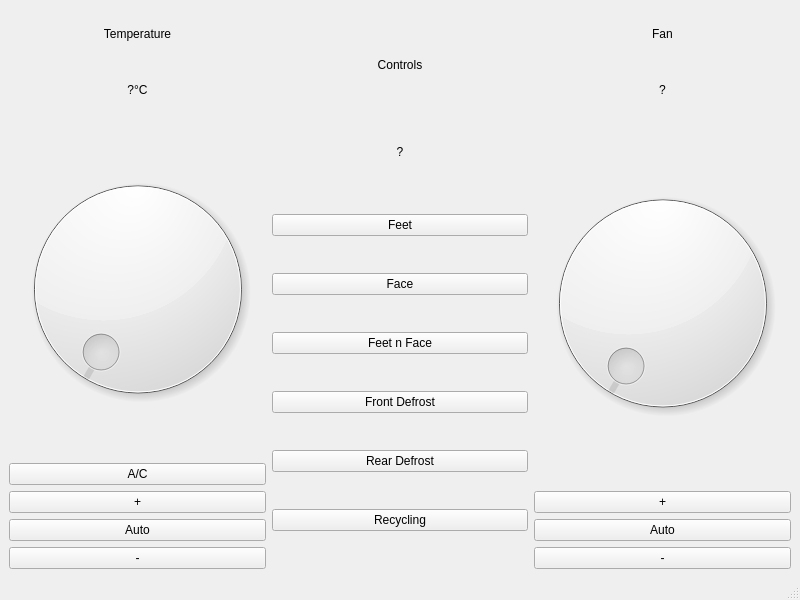
<?xml version="1.0" encoding="UTF-8"?>
<ui version="4.0">
 <class>MainWindow</class>
 <widget class="QMainWindow" name="MainWindow">
  <property name="geometry">
   <rect>
    <x>0</x>
    <y>0</y>
    <width>800</width>
    <height>600</height>
   </rect>
  </property>
  <property name="windowTitle">
   <string>MainWindow</string>
  </property>
  <widget class="QWidget" name="centralwidget">
   <property name="enabled">
    <bool>true</bool>
   </property>
   <layout class="QHBoxLayout" name="horizontalLayout">
    <item>
     <layout class="QVBoxLayout" name="verticalLayoutTemp">
      <item>
       <widget class="QLabel" name="tempLabel">
        <property name="maximumSize">
         <size>
          <width>100000</width>
          <height>50</height>
         </size>
        </property>
        <property name="frameShape">
         <enum>QFrame::NoFrame</enum>
        </property>
        <property name="text">
         <string>Temperature</string>
        </property>
        <property name="alignment">
         <set>Qt::AlignCenter</set>
        </property>
       </widget>
      </item>
      <item>
       <widget class="QLabel" name="tempValueLabel">
        <property name="maximumSize">
         <size>
          <width>100000</width>
          <height>50</height>
         </size>
        </property>
        <property name="frameShape">
         <enum>QFrame::NoFrame</enum>
        </property>
        <property name="text">
         <string>?°C</string>
        </property>
        <property name="alignment">
         <set>Qt::AlignCenter</set>
        </property>
       </widget>
      </item>
      <item>
       <widget class="QDial" name="tempDial">
        <property name="minimum">
         <number>0</number>
        </property>
        <property name="maximum">
         <number>30</number>
        </property>
        <property name="singleStep">
         <number>1</number>
        </property>
       </widget>
      </item>
      <item>
       <widget class="QPushButton" name="tempACButton">
        <property name="text">
         <string>A/C</string>
        </property>
       </widget>
      </item>
      <item>
       <widget class="QPushButton" name="tempPlusButton">
        <property name="text">
         <string>+</string>
        </property>
       </widget>
      </item>
      <item>
       <widget class="QPushButton" name="tempAutoButton">
        <property name="text">
         <string>Auto</string>
        </property>
       </widget>
      </item>
      <item>
       <widget class="QPushButton" name="tempMinusButton">
        <property name="text">
         <string>-</string>
        </property>
       </widget>
      </item>
     </layout>
    </item>
    <item>
     <layout class="QVBoxLayout" name="verticalLayoutControls">
      <item>
       <widget class="QLabel" name="airLabel">
        <property name="maximumSize">
         <size>
          <width>100000</width>
          <height>50</height>
         </size>
        </property>
        <property name="frameShape">
         <enum>QFrame::NoFrame</enum>
        </property>
        <property name="text">
         <string>Controls</string>
        </property>
        <property name="alignment">
         <set>Qt::AlignCenter</set>
        </property>
       </widget>
      </item>
      <item>
       <widget class="QLabel" name="airValueLabel">
        <property name="maximumSize">
         <size>
          <width>100000</width>
          <height>50</height>
         </size>
        </property>
        <property name="frameShape">
         <enum>QFrame::NoFrame</enum>
        </property>
        <property name="text">
         <string>?</string>
        </property>
        <property name="alignment">
         <set>Qt::AlignCenter</set>
        </property>
       </widget>
      </item>
      <item>
       <widget class="QPushButton" name="airFeetButton">
        <property name="text">
         <string>Feet</string>
        </property>
       </widget>
      </item>
      <item>
       <widget class="QPushButton" name="airFaceButton">
        <property name="text">
         <string>Face</string>
        </property>
       </widget>
      </item>
      <item>
       <widget class="QPushButton" name="airFeetFaceButton">
        <property name="text">
         <string>Feet n Face</string>
        </property>
       </widget>
      </item>
      <item>
       <widget class="QPushButton" name="airFrontDefrostButton">
        <property name="text">
         <string>Front Defrost</string>
        </property>
       </widget>
      </item>
      <item>
       <widget class="QPushButton" name="airRearDefrostButton">
        <property name="text">
         <string>Rear Defrost</string>
        </property>
       </widget>
      </item>
      <item>
       <widget class="QPushButton" name="airRecyclingButton">
        <property name="text">
         <string>Recycling</string>
        </property>
       </widget>
      </item>
     </layout>
    </item>
    <item>
     <layout class="QVBoxLayout" name="verticalLayoutFan">
      <item>
       <widget class="QLabel" name="fanLabel">
        <property name="maximumSize">
         <size>
          <width>100000</width>
          <height>50</height>
         </size>
        </property>
        <property name="frameShape">
         <enum>QFrame::NoFrame</enum>
        </property>
        <property name="text">
         <string>Fan</string>
        </property>
        <property name="alignment">
         <set>Qt::AlignCenter</set>
        </property>
       </widget>
      </item>
      <item>
       <widget class="QLabel" name="fanValueLabel">
        <property name="maximumSize">
         <size>
          <width>100000</width>
          <height>50</height>
         </size>
        </property>
        <property name="frameShape">
         <enum>QFrame::NoFrame</enum>
        </property>
        <property name="text">
         <string>?</string>
        </property>
        <property name="alignment">
         <set>Qt::AlignCenter</set>
        </property>
       </widget>
      </item>
      <item>
       <widget class="QDial" name="fanDial">
        <property name="minimum">
         <number>1</number>
        </property>
        <property name="maximum">
         <number>11</number>
        </property>
       </widget>
      </item>
      <item>
       <widget class="QPushButton" name="fanPlusButton">
        <property name="text">
         <string>+</string>
        </property>
       </widget>
      </item>
      <item>
       <widget class="QPushButton" name="fanAutoButton">
        <property name="text">
         <string>Auto</string>
        </property>
       </widget>
      </item>
      <item>
       <widget class="QPushButton" name="fanMinusButton">
        <property name="text">
         <string>-</string>
        </property>
       </widget>
      </item>
     </layout>
    </item>
   </layout>
  </widget>
  <widget class="QMenuBar" name="menubar">
   <property name="geometry">
    <rect>
     <x>0</x>
     <y>0</y>
     <width>800</width>
     <height>24</height>
    </rect>
   </property>
  </widget>
  <widget class="QStatusBar" name="statusbar"/>
 </widget>
 <resources/>
 <connections/>
</ui>
